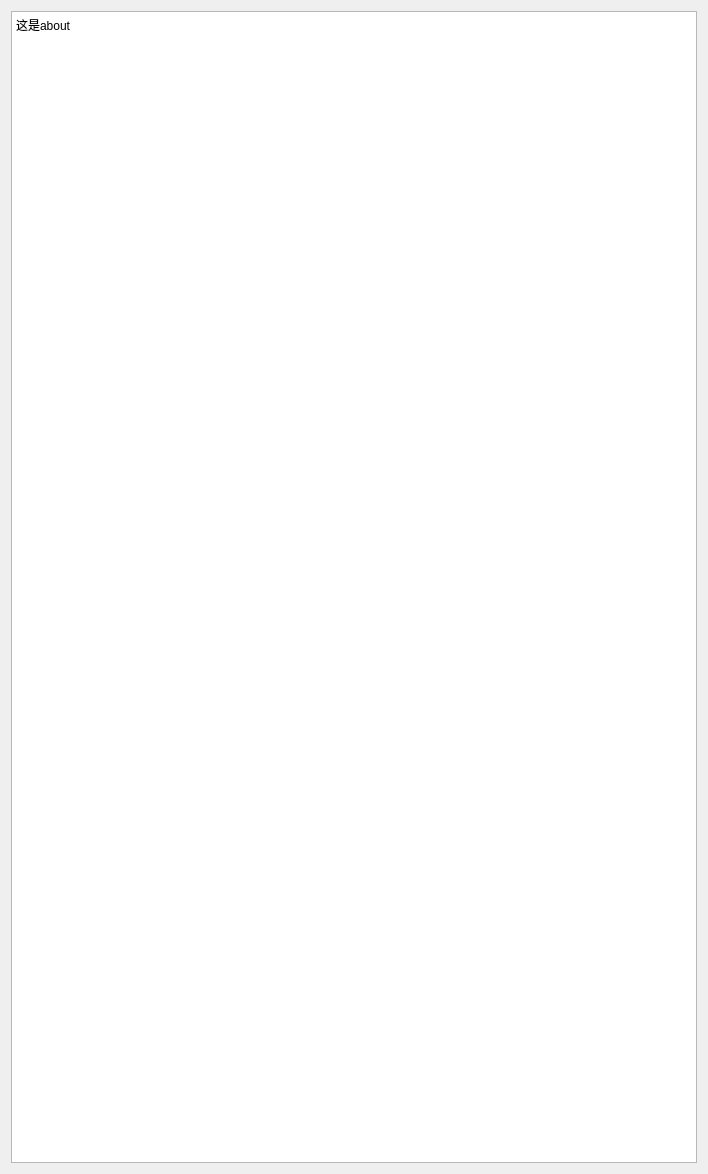
<?xml version="1.0" encoding="UTF-8"?>
<ui version="4.0">
 <class>Form</class>
 <widget class="QWidget" name="Form">
  <property name="geometry">
   <rect>
    <x>0</x>
    <y>0</y>
    <width>708</width>
    <height>1174</height>
   </rect>
  </property>
  <property name="windowTitle">
   <string>Form</string>
  </property>
  <layout class="QGridLayout" name="gridLayout">
   <item row="0" column="0">
    <widget class="QTextEdit" name="textEdit">
     <property name="html">
      <string>&lt;!DOCTYPE HTML PUBLIC &quot;-//W3C//DTD HTML 4.0//EN&quot; &quot;http://www.w3.org/TR/REC-html40/strict.dtd&quot;&gt;
&lt;html&gt;&lt;head&gt;&lt;meta name=&quot;qrichtext&quot; content=&quot;1&quot; /&gt;&lt;style type=&quot;text/css&quot;&gt;
p, li { white-space: pre-wrap; }
&lt;/style&gt;&lt;/head&gt;&lt;body style=&quot; font-family:'SimSun'; font-size:9pt; font-weight:400; font-style:normal;&quot;&gt;
&lt;p style=&quot; margin-top:0px; margin-bottom:0px; margin-left:0px; margin-right:0px; -qt-block-indent:0; text-indent:0px;&quot;&gt;这是about&lt;/p&gt;&lt;/body&gt;&lt;/html&gt;</string>
     </property>
    </widget>
   </item>
  </layout>
 </widget>
 <resources/>
 <connections/>
</ui>
